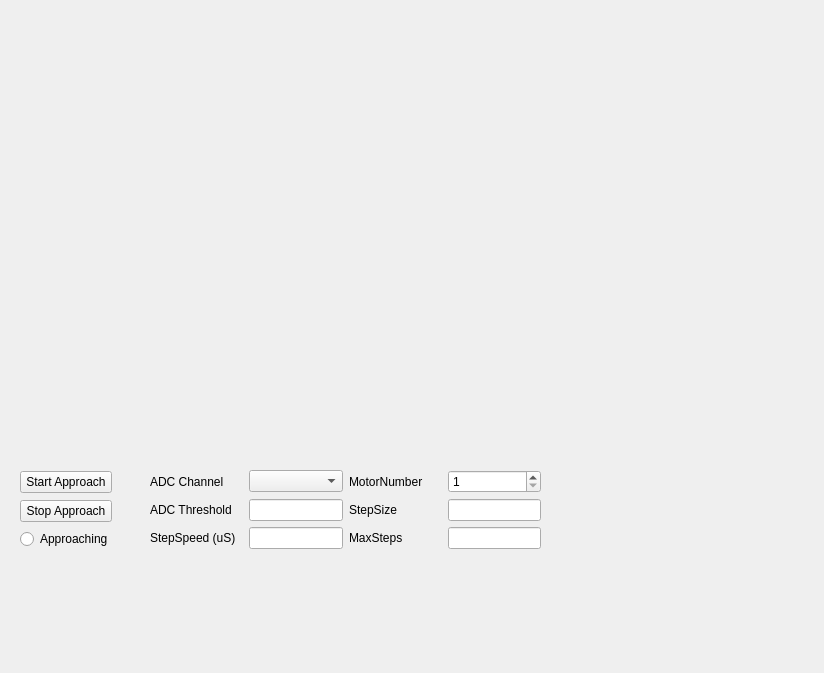
<?xml version="1.0" encoding="UTF-8"?>
<ui version="4.0">
 <class>ApproachWidget</class>
 <widget class="QWidget" name="ApproachWidget">
  <property name="geometry">
   <rect>
    <x>0</x>
    <y>0</y>
    <width>824</width>
    <height>673</height>
   </rect>
  </property>
  <property name="windowTitle">
   <string>Form</string>
  </property>
  <widget class="PlotWidget" name="approach_plot_widget" native="true">
   <property name="geometry">
    <rect>
     <x>50</x>
     <y>30</y>
     <width>751</width>
     <height>421</height>
    </rect>
   </property>
  </widget>
  <widget class="QWidget" name="gridLayoutWidget">
   <property name="geometry">
    <rect>
     <x>150</x>
     <y>470</y>
     <width>391</width>
     <height>80</height>
    </rect>
   </property>
   <layout class="QGridLayout" name="gridLayout" columnstretch="2,2,2,2">
    <item row="0" column="0">
     <widget class="QLabel" name="label">
      <property name="text">
       <string>ADC Channel</string>
      </property>
     </widget>
    </item>
    <item row="1" column="3">
     <widget class="QLineEdit" name="step_size"/>
    </item>
    <item row="1" column="2">
     <widget class="QLabel" name="label_4">
      <property name="text">
       <string>StepSize</string>
      </property>
     </widget>
    </item>
    <item row="0" column="2">
     <widget class="QLabel" name="label_5">
      <property name="text">
       <string>MotorNumber</string>
      </property>
     </widget>
    </item>
    <item row="2" column="2">
     <widget class="QLabel" name="label_6">
      <property name="text">
       <string>MaxSteps</string>
      </property>
     </widget>
    </item>
    <item row="2" column="3">
     <widget class="QLineEdit" name="max_steps"/>
    </item>
    <item row="1" column="1">
     <widget class="QLineEdit" name="threshold">
      <property name="text">
       <string/>
      </property>
     </widget>
    </item>
    <item row="1" column="0">
     <widget class="QLabel" name="label_2">
      <property name="text">
       <string>ADC Threshold</string>
      </property>
     </widget>
    </item>
    <item row="0" column="3">
     <widget class="QSpinBox" name="motor_number">
      <property name="minimum">
       <number>1</number>
      </property>
     </widget>
    </item>
    <item row="0" column="1">
     <widget class="QComboBox" name="adc_channel">
      <property name="currentText">
       <string/>
      </property>
      <property name="currentIndex">
       <number>-1</number>
      </property>
     </widget>
    </item>
    <item row="2" column="0">
     <widget class="QLabel" name="label_3">
      <property name="text">
       <string>StepSpeed (uS)</string>
      </property>
     </widget>
    </item>
    <item row="2" column="1">
     <widget class="QLineEdit" name="step_delay_input"/>
    </item>
   </layout>
  </widget>
  <widget class="QWidget" name="verticalLayoutWidget">
   <property name="geometry">
    <rect>
     <x>20</x>
     <y>470</y>
     <width>92</width>
     <height>80</height>
    </rect>
   </property>
   <layout class="QVBoxLayout" name="verticalLayout">
    <item>
     <widget class="QPushButton" name="start_approach_button">
      <property name="text">
       <string>Start Approach</string>
      </property>
     </widget>
    </item>
    <item>
     <widget class="QPushButton" name="stop_approach_button">
      <property name="text">
       <string>Stop Approach</string>
      </property>
     </widget>
    </item>
    <item>
     <widget class="QRadioButton" name="approaching_button">
      <property name="text">
       <string>Approaching</string>
      </property>
      <property name="checkable">
       <bool>false</bool>
      </property>
     </widget>
    </item>
   </layout>
  </widget>
 </widget>
 <customwidgets>
  <customwidget>
   <class>PlotWidget</class>
   <extends>QWidget</extends>
   <header>pyqtgraph</header>
   <container>1</container>
  </customwidget>
 </customwidgets>
 <resources/>
 <connections/>
</ui>
